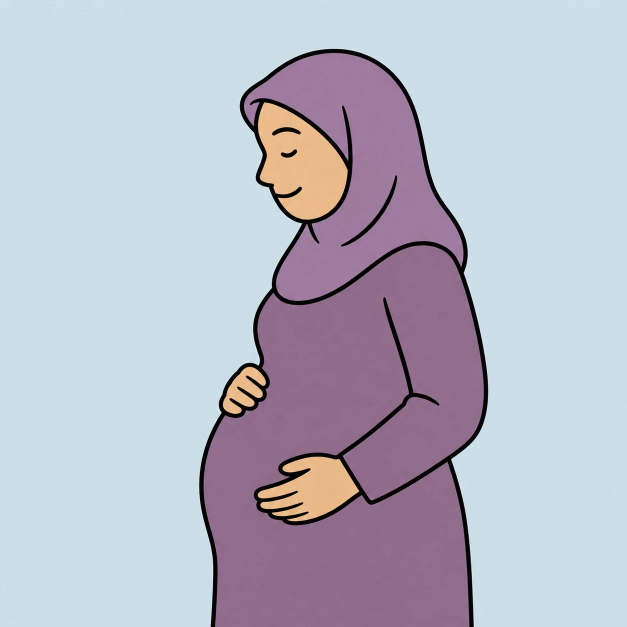
#> input picture video-library/assets/images/5.webp, 1254 x 1254 px (shown at 1/2 size)
$ python fidyah_siri3_vo.py
#> lines starting #> are read from the running program, lines starting #| are printed output that depends on the picture; after the words box and inside, x2 and y2 are one past the last pixel; in counts of white or black regions, pixels touching at a corner belong together
### video-library/scripts/fidyah_siri3_ibu_hamil.py
"""Siri Fidyah 3/5: Ibu hamil & menyusu (Vox explainer style, ~55s). FMT=916 (1080x1920) or FMT=45 (1080x1350).
Usage: FMT=916 python3 fidyah_siri3_ibu_hamil.py [preview seconds ...]"""
"""Bayar Fidyah Online — Vox-style explainer (paper, cut-outs, highlighter, marker), 1920x1080, 40s."""
import os
LIB = os.path.dirname(os.path.dirname(os.path.abspath(__file__)))   # video-library/
ASSETS = os.path.join(LIB, 'assets') + '/'
FONTS = os.path.join(LIB, 'fonts') + '/'
OUT = os.path.join(LIB, 'output') + '/'
os.makedirs(OUT, exist_ok=True)
import subprocess, math, sys, random
import numpy as np
from PIL import Image, ImageDraw, ImageFont, ImageFilter
import imageio_ffmpeg

SP = OUT
IMGDIR = ASSETS + 'images/'
FMT = os.environ.get('FMT', '916')                 # '916' = 1080x1920 Reels/Stories, '45' = 1080x1350 Feed
W, H = (1080, 1920) if FMT == '916' else (1080, 1350)
FPS, DUR = 30, 55.0
BY = 260 if FMT == '916' else 175                 # 1080x1000 safe box (inside Meta's Reels safe zone for 9:16)
OUT = SP + f'siri3_ibu_hamil_{FMT}_silent.mp4'
N = int(FPS * DUR)

FI = FONTS + 'extras/ttf/'
def font(n, s): return ImageFont.truetype(FI + n + '.ttf', s)
BLACK = lambda s: font('InterDisplay-Black', s)
BOLD = lambda s: font('InterDisplay-Bold', s)
MED = lambda s: font('Inter-Medium', s)
SEMI = lambda s: font('Inter-SemiBold', s)
MONO = lambda s: ImageFont.truetype('/usr/share/fonts/truetype/dejavu/DejaVuSansMono-Bold.ttf', s)

PAPER = (250, 252, 255)          # light blue-white paper (brand), not cream
INK = (12, 26, 48)                # navy ink
GREY = (92, 88, 82)
YELLOW = (255, 222, 60)
RED = (214, 48, 38)
BLUE = (6, 107, 227)

def clamp(x, a=0.0, b=1.0): return max(a, min(b, x))
def ease_out(x): x = clamp(x); return 1 - (1 - x) ** 3
def back_out(x):
    x = clamp(x); c = 1.7
    return 1 + (c + 1) * (x - 1) ** 3 + c * (x - 1) ** 2
def q(t, fps=12): return math.floor(t * fps) / fps           # stop-motion time (animate "on twos")

# [4 lines left out: function boil, not called in this run]

# ---------- paper, vignette and grain ----------
rng = np.random.default_rng(5)
def make_paper():
    base = np.ones((H, W, 3)) * np.array(PAPER, float)
    low = rng.normal(0, 1, (H // 6, W // 6))
    low = np.array(Image.fromarray(((low + 3) * 40).clip(0, 255).astype('uint8')).resize((W, H), Image.BICUBIC)) / 255.0
    base *= (0.95 + 0.07 * low[..., None])
    fib = Image.new('L', (W, H), 0); d = ImageDraw.Draw(fib)
    for _ in range(900):
        x, y = rng.uniform(0, W), rng.uniform(0, H); a = rng.uniform(0, math.pi); l = rng.uniform(8, 40)
        d.line((x, y, x + l * math.cos(a), y + l * math.sin(a)), fill=int(rng.uniform(10, 35)), width=1)
    base -= np.array(fib)[..., None] * 0.22
    yy, xx = np.mgrid[0:H, 0:W]
    v = ((xx - W / 2) / (W * 0.62)) ** 2 + ((yy - H / 2) / (H * 0.62)) ** 2
    base *= (1 - 0.10 * v[..., None] ** 1.3)
    return Image.fromarray(base.clip(0, 255).astype('uint8')).convert('RGBA')
PAPER_IMG = make_paper()
#> in make_paper, `fib = Image.new('L', (W, H), 0)`: fib: PIL image 1080x1920 L; every value is 0
#> in make_paper, `return Image.fromarray(base.clip(0, 255).astype('uint8')).convert('RGB..`:
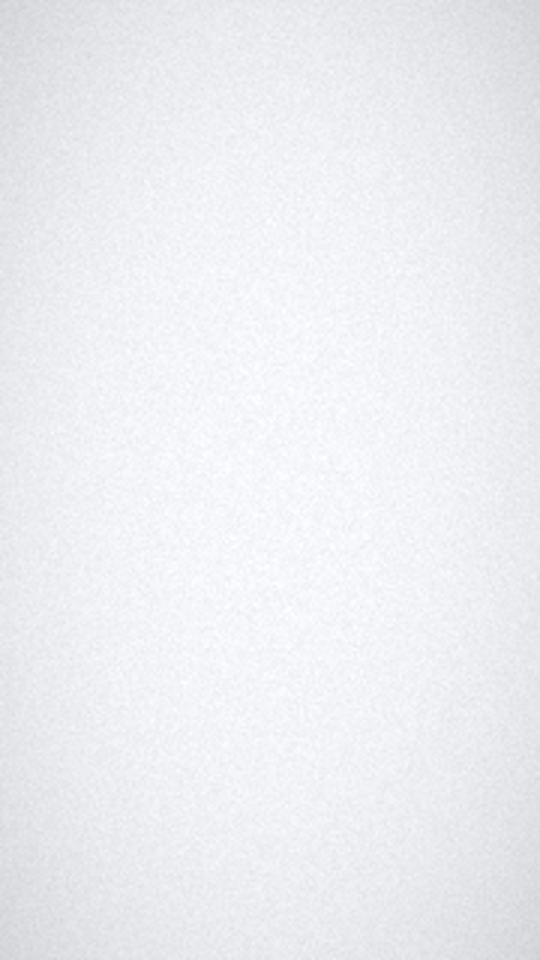
#> returned value: PIL image 1080x1920 RGBA (shown at 1/2 size); mean R, G, B, A 236.2, 238.1, 240.9, 255
GRAIN = [rng.normal(0, 3.5, (H // 2, W // 2)).astype('float32') for _ in range(4)]   # lighter grain keeps files small
#> GRAIN = 4 items

def layer(): return Image.new('RGBA', (W, H), (0, 0, 0, 0))
def with_alpha(img, a):
    if a >= 0.999: return img
    img = img.copy(); img.putalpha(img.getchannel('A').point(lambda v: int(v * a))); return img

# ---------- cut-out helpers ----------
def jagged_poly(w, h, pad, seed, jag=3.5):
    r = random.Random(seed); pts = []
    def edge(x0, y0, x1, y1, n):
        for i in range(n):
            k = i / n
            pts.append((x0 + (x1 - x0) * k + r.uniform(-jag, jag), y0 + (y1 - y0) * k + r.uniform(-jag, jag)))
    edge(pad, pad, w - pad, pad, 30); edge(w - pad, pad, w - pad, h - pad, 20)
    edge(w - pad, h - pad, pad, h - pad, 30); edge(pad, h - pad, pad, pad, 20)
    return pts

def cutout(img, border=14, angle=0.0, seed=1, shadow=True, tape=True, paper=(252, 250, 245)):
    """white-bordered cut-out with torn edge, drop shadow and a strip of tape"""
    img = img.convert('RGBA')
    pad = 30
    w, h = img.width + 2 * border + 2 * pad, img.height + 2 * border + 2 * pad
    card = Image.new('RGBA', (w, h), (0, 0, 0, 0))
    m = Image.new('L', (w, h), 0); ImageDraw.Draw(m).polygon(jagged_poly(w, h, pad, seed), fill=255)
    face = Image.new('RGBA', (w, h), paper + (255,)); face.alpha_composite(img, (pad + border, pad + border))
    face.putalpha(m)
    if shadow:
        sh = Image.new('RGBA', (w, h), (30, 25, 20, 0)); sh.putalpha(m.point(lambda v: int(v * 0.42)))
        sh = sh.filter(ImageFilter.GaussianBlur(9))
        card.alpha_composite(sh, (0, 0))
        card = card.transform(card.size, Image.AFFINE, (1, 0, -7, 0, 1, -11))
    card.alpha_composite(face)
    if tape:
        r = random.Random(seed)
        tw, th = int(min(170, w * 0.4)), 44
        tp = Image.new('RGBA', (tw, th), (236, 226, 196, 170))
        td = ImageDraw.Draw(tp)
        for x in range(0, tw, 5): td.line((x, 0, x, 3), fill=(0, 0, 0, 0)); td.line((x + 2, th - 3, x + 2, th), fill=(0, 0, 0, 0))
        tp = tp.rotate(r.uniform(-8, 8), expand=True, resample=Image.BICUBIC)
        card.alpha_composite(tp, (int(w / 2 - tp.width / 2 + r.uniform(-40, 40)), pad - 18))
    return card.rotate(angle, expand=True, resample=Image.BICUBIC)

# [6 lines left out: function place, not called in this run]

_tc = {}
# [71 lines left out: functions text_img, text_at, highlight, marker_ellipse, marker_line, label, not called in this run]

def life(t, s, e, fin=0.35, fout=0.25):
    return clamp(min((t - s) / fin, 1 - (t - (e - fout)) / fout))

# ---------- assets ----------
def load_sq(path, size):
    im = Image.open(path).convert('RGB')
    s = min(im.width, im.height); im = im.crop(((im.width - s) // 2, (im.height - s) // 2, (im.width + s) // 2, (im.height + s) // 2))
    return im.resize((size, size), Image.LANCZOS)

# [6 lines left out: function fit, not called in this run]


# ---------- Siri Fidyah 3/5: Ibu hamil & menyusu (Vox style, 1080x1000 safe box) ----------
def Y(v): return BY + v
CX = W / 2
CUTS = [0, 4.2, 10.0, 16.0, 34.0, 44.0, 49.5]

def centered_label(f, text, y, prog, seed, t):
    fnt = BLACK(34)
    label(f, text, CX - (fnt.getlength(text) + 44) / 2, y, prog, fnt, seed, t)

def note(lines, w, h, seed, angle):
    """white paper note with stacked (text, font, colour) lines, cut out and taped"""
    card = Image.new('RGBA', (w, h), (252, 250, 245, 255)); d = ImageDraw.Draw(card)
    total = sum(fn.size * 1.22 for _, fn, _ in lines)
    y = (h - total) / 2
    for txt, fn, col in lines:
        d.text((w / 2, y + fn.size * 0.61), txt, font=fn, fill=col, anchor='mm'); y += fn.size * 1.22
    return cutout(card, border=0, angle=angle, seed=seed)

HAMIL = cutout(load_sq(IMGDIR + '5.webp', 420), border=14, angle=-4, seed=301)
#> in load_sq, im is the input picture: PIL image 1254x1254 RGB; mean R, G, B 184.9, 185.5, 199.9
#> in cutout, `card = Image.new('RGBA', (w, h), (0, 0, 0, 0))`: card: PIL image 508x508 RGBA; every value is 0
#> in cutout, `m = Image.new('L', (w, h), 0)`: m: PIL image 508x508 L; every value is 0
#> in cutout, `ImageDraw.Draw(m).polygon(jagged_poly(w, h, pad, seed), fill=255)`:
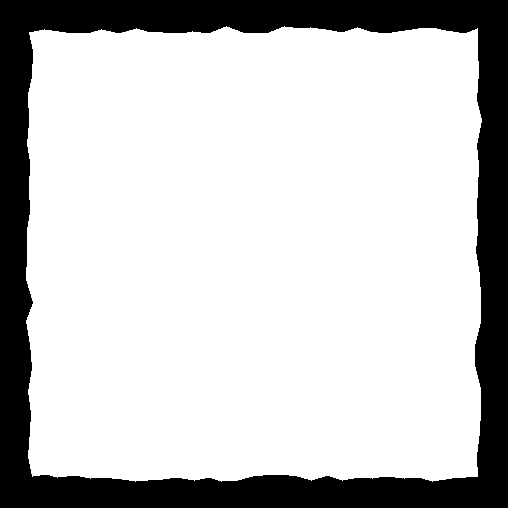
#> m: PIL image 508x508 L; 77.9% white; 1 black region, box (x1, y1, x2, y2) and area: (0, 0, 508, 508) 57079
SUSU = cutout(load_sq(IMGDIR + '6.webp', 420), border=14, angle=3, seed=302)
#> call 2 of load_sq, with path = 'video-library/assets/images/6.webp', size = 420
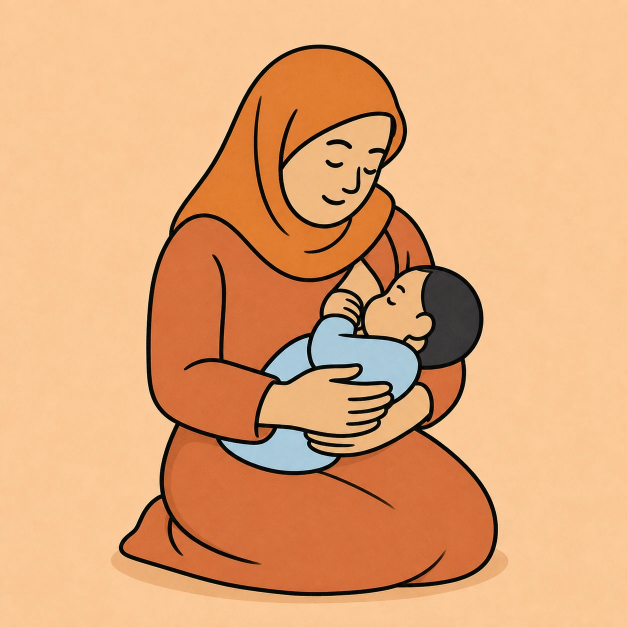
#> input picture video-library/assets/images/6.webp, 1254 x 1254 px (shown at 1/2 size)
#> in load_sq, im is the input picture: PIL image 1254x1254 RGB; mean R, G, B 225.1, 167.9, 120.2
#> call 2 of cutout, with border = 14, angle = 3, seed = 302, shadow = True, tape = True, paper = (252, 250, 245)
#> in cutout (call 2), `ImageDraw.Draw(m).polygon(jagged_poly(w, h, pad, seed), fill=255)`: m: PIL image 508x508 L; 78.3% white; 1 black region, box (x1, y1, x2, y2) and area: (0, 0, 508, 508) 56061
#> in cutout (call 2), `return card.rotate(angle, expand=True, resample=Image.BICUBIC)`:
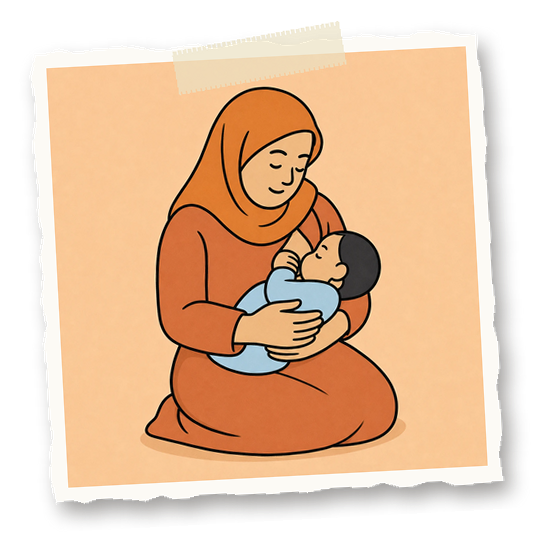
#> returned value: PIL image 534x534 RGBA; mean R, G, B, A 165.3, 129.5, 99, 184.7; transparent parts drawn white
TOP = note([('Ibu hamil / menyusu', BLACK(44), INK), ('tidak berpuasa', MED(34), GREY)], 640, 150, 303, -1.5)
#> in note, `card = Image.new('RGBA', (w, h), (252, 250, 245, 255))`:
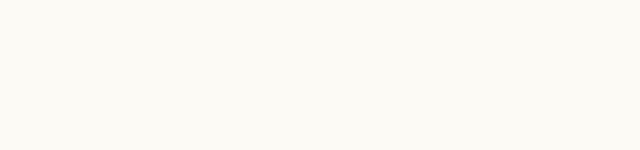
#> card: PIL image 640x150 RGBA; mean R, G, B, A 252, 250, 245, 255
#> after the loop in note, `for txt, fn, col in lines:`: y = 122.6
#> call 3 of cutout, with border = 0, angle = -1.5, seed = 303, shadow = True, tape = True, paper = (252, 250, 245)
#> in cutout (call 3), `card = Image.new('RGBA', (w, h), (0, 0, 0, 0))`: card: PIL image 700x210 RGBA; every value is 0
#> in cutout (call 3), `m = Image.new('L', (w, h), 0)`: m: PIL image 700x210 L; every value is 0
#> in cutout (call 3), `ImageDraw.Draw(m).polygon(jagged_poly(w, h, pad, seed), fill=255)`: m: PIL image 700x210 L; 65% white; 1 black region, box (x1, y1, x2, y2) and area: (0, 0, 700, 210) 51443
#> in cutout (call 3), `face.alpha_composite(img, (pad + border, pad + border))`:
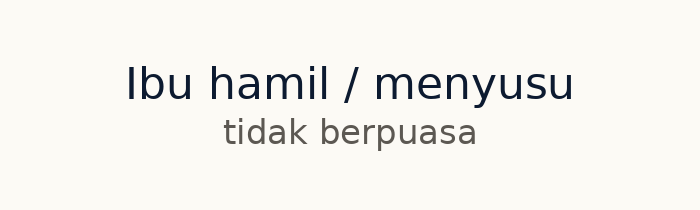
#> face: PIL image 700x210 RGBA; mean R, G, B, A 244, 242.4, 238, 255
#> in cutout (call 3), `sh = sh.filter(ImageFilter.GaussianBlur(9))`:
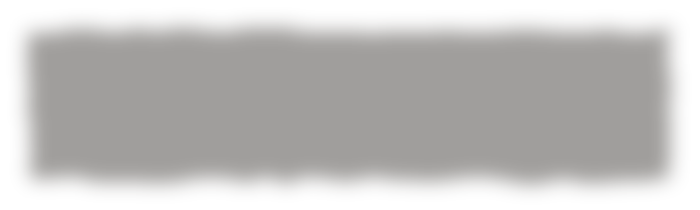
#> sh: PIL image 700x210 RGBA; mean R, G, B, A 30, 25, 20, 69.6; transparent parts drawn white
LEFT = note([('Bimbang', MED(32), GREY), ('DIRI SENDIRI', BLACK(42), INK)], 420, 170, 304, 2.0)
RIGHT = note([('Bimbang keselamatan', MED(30), GREY), ('ANAK', BLACK(48), INK)], 420, 170, 305, -2.0)
TAG_SELF = note([('Diri sendiri?', BLACK(40), INK)], 330, 100, 306, -3)
TAG_KID = note([('Anak?', BLACK(40), INK)], 250, 100, 307, 3)
#> (the run stopped early here; a loop or call above may not have finished)
